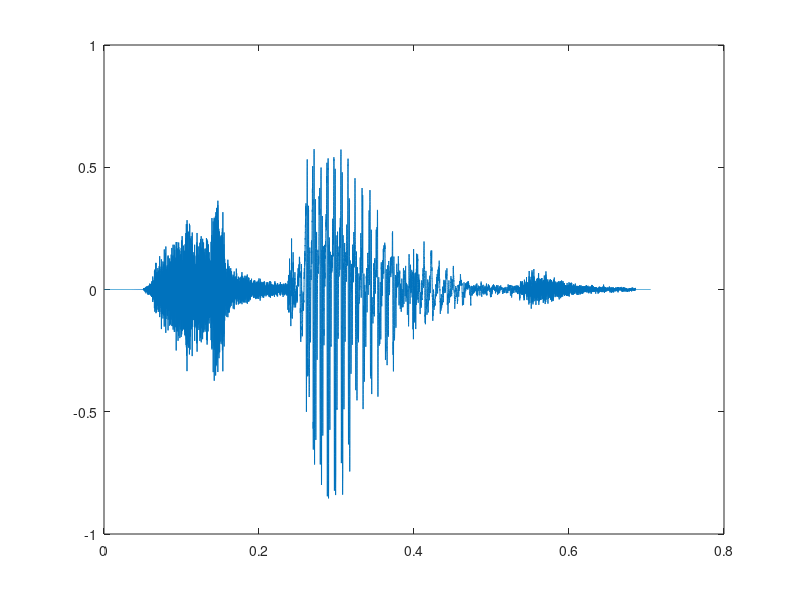

MATLAB code for this plot: (Note: this script raises an error after producing the figure.)
%% Perform CWT of digit in English

%% Load signal
load start_Marcin;
y=sig(:,1);
t=(0:length(y)-1)'/fs;
figure;
plot(t,y);

%% Compute and plot CWT
freq=[2e2 fs/2];
wname='dmey';
fc=centfrq(wname);
scaler=fc*fs./(freq);
scales=floor(scaler(end)):1:ceil(scaler(1));
freqs=scal2frq(scales,wname,1/fs);
sig_cwt=cwt(y,scales,wname,'plot');

%% Compute DWT
order=9;
wname='dmey';
[C,L]=wavedec(y,order,wname);
figure;
subplot(order+1,1,1);
plot(C(1:L(1)));
for i=1:order;
    subplot(order+1,1,i+1);
    plot(C(sum(L(1:i))+1:sum(L(1:i+1))));
end

%% Compute SWT
order=9;
div=length(y)*2^(-7);
len=ceil(div)*2^7;
y_swt=[y; zeros(len-length(y),1)];
[SWA,SWD]=swt(y_swt,order,wname);
figure;
subplot(order+1,1,1);
plot(SWA(end,:));
for i=1:order
    subplot(order+1,1,order+2-i)
    plot(SWD(i,:));
end